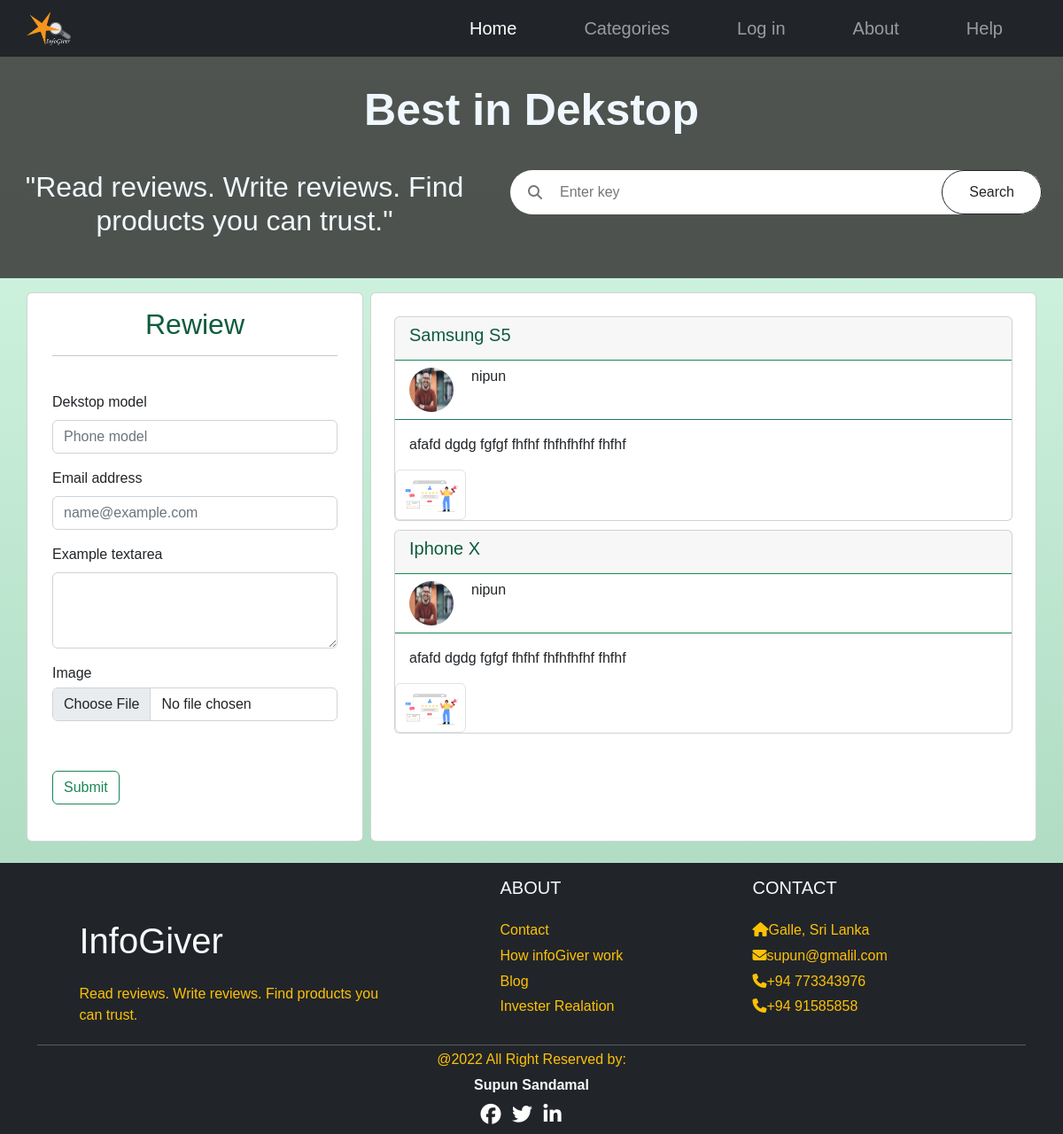
Page /PHP/search.php on the earlier database version.
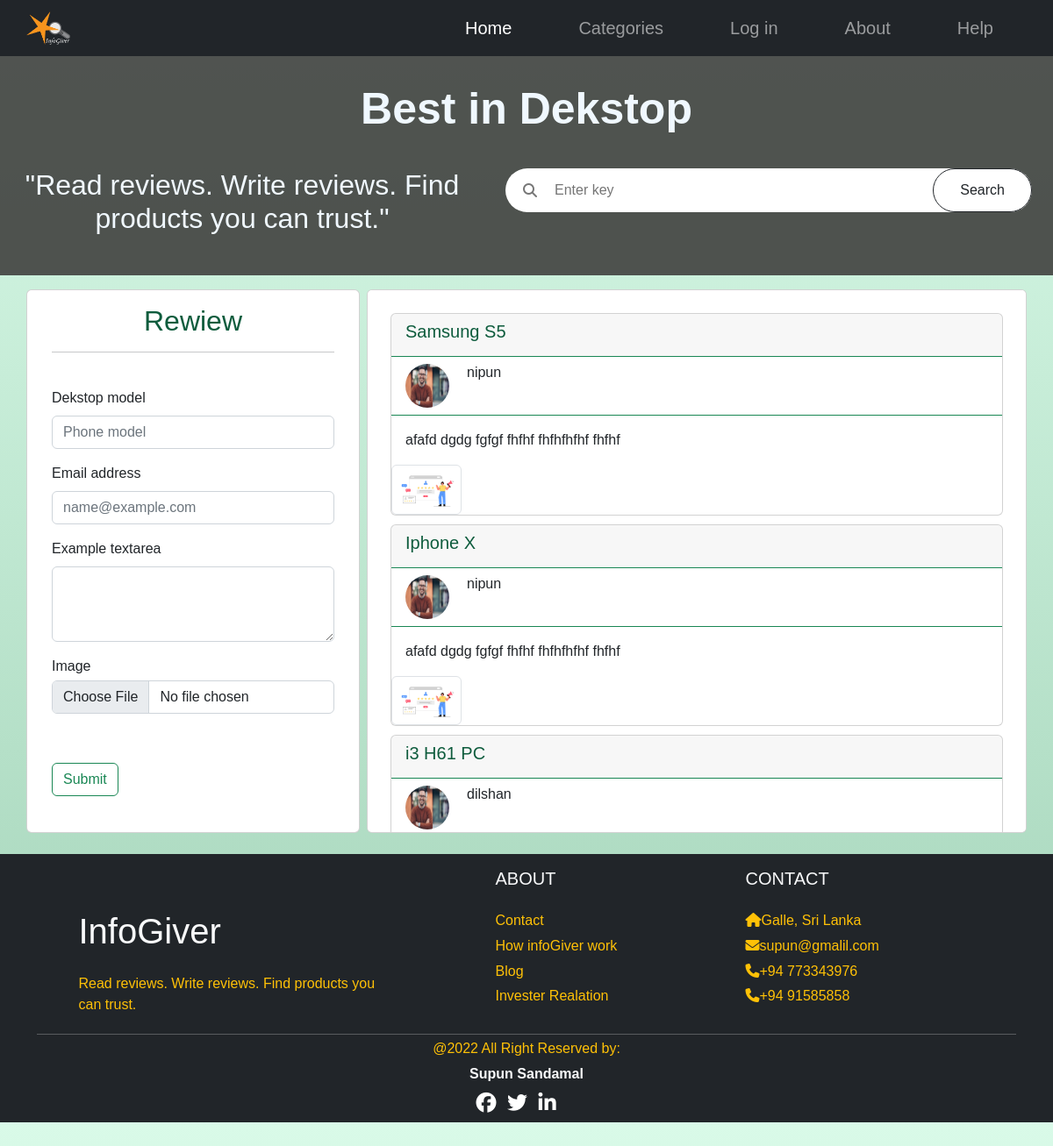
Same page on the later database version.
### tables this page shows
CREATE TABLE `item` (
  `item_id` int(11) NOT NULL,
  `item_name` varchar(50) DEFAULT NULL,
  `cate_id` int(11) DEFAULT NULL
);

CREATE TABLE `user` (
  `user_id` int(11) NOT NULL,
  `user_name` varchar(50) NOT NULL,
  `email` varchar(50) NOT NULL,
  `password` varchar(50) NOT NULL
);

CREATE TABLE `review` (
  `review_id` int(11) NOT NULL,
  `item_id` int(11) NOT NULL,
  `user_id` int(11) NOT NULL,
  `review_title` varchar(200) NOT NULL,
  `review_text` varchar(50) DEFAULT NULL
);

### PHP/search.php (the view, shortened to what this page needs)
<!DOCTYPE html>
<html lang="en">
<head>
    <link href="https://cdn.jsdelivr.net/npm/bootstrap@5.2.3/dist/css/bootstrap.min.css" rel="stylesheet">
    <link rel="stylesheet" href="../CSS/phone.css">
</head>
<?php
include "./conn.php";
?>
<body class="bodyco">
    <div class="container-fluid pata">
        <div class="row mt-6">
            <h1 class="hedp"><b>Best in Dekstop</b></h1>
            <div class="col">
                <h2 class="hed">"Read reviews. Write reviews. Find products you can trust."</h2>
            </div>
            <div class="col">
                <div class="container screan">
                    <form class="bar" method="post">
                        <i class="fas fa-search success"></i>
                        <input type="text" class="bare" placeholder="Enter key" name="key">
                        <button type="submit" class="btn btn-outline-dark " style="padding: 10px 30px; border-radius: 50px;" name="search">Search</button>
                    </form><br><br><br>
                </div>
            </div>
        </div>
    </div>
    <div class="container ">
        <div class="row mt-3">
            <div class="col-4">
                <div class="row">
                    <div class="card" style="height: 620px">
                        <div class="card-body">
                            <h2 class="card-title text-center tcolor">Rewiew</h2>
                            <hr>
                            <label for="exampleFormControlInput1" class="form-label mt-4">Dekstop model</label>
                            <input class="form-control" type="text" placeholder="Phone model" aria-label="Phone model">
                            <label for="exampleFormControlInput1" class="form-label mt-3">Email address</label>
                            <input type="email" class="form-control" id="exampleFormControlInput1" placeholder="name@example.com">
                            <label for="exampleFormControlTextarea1" class="form-label mt-3">Example textarea</label>
                            <textarea class="form-control" id="exampleFormControlTextarea1" rows="3"></textarea>
                            <div class="input-group mt-3">
                                <label for="exampleFormControlInput1" class="form-label">Image
                                    <input type="file" class="form-control mt-1" id="inputGroupFile02"></label>
                            </div>
                            <button type="submit" class="btn btn-outline-success mt-5">Submit</button>
                        </div>
                    </div>
                </div>
            </div>
            <div class="col ms-2">
                <div class="row ">
                    <div class="card scrol">
                        <div class="card-body">
                            <?php
                            $search_key = "";
                            $sql = "SELECT * FROM item JOIN review USING(item_id) JOIN category USING(cate_id) JOIN user USING(user_id) WHERE item_name LIKE '%$search_key%';";
                            $result = $con->query($sql);
                            if ($result->num_rows > 0) {
                                while ($row = $result->fetch_assoc()) {
                            ?>
                                    <div class="recard">
                                        <div class="card">
                                            <div class="card-header border-success">
                                                <h1 class="bphone tcolor"><?= $row['item_name'] ?></h1>
                                            </div>
                                            <div class="container card-header bg-transparent border-success bphone">
                                                <img src="../Image/profile.jpg" class="user">
                                                <h6 class="pro"><?= $row['user_name'] ?></h6>
                                            </div>
                                            <div class="card-body text-dark">
                                                <p class="card-text"><?= $row['review_text'] ?></p>
                                            </div>
                                            <img src="../Image/about.jpg" class="img-thumbnail" alt="..." width="80" height="80">
                                        </div>
                                    </div>
                            <?php
                                }
                            } ?>
                        </div>
                    </div>
                </div>
            </div>
        </div>
    </div>
    <br>
</body>
</html>

### CSS/phone.css (style rules this page uses)
* { margin: 0; padding: 0; font-family: sans-serif; }
.bodyco { background-image: linear-gradient(rgb(217, 250, 232), rgb(163, 211, 184)); }
.hed { text-align: left; color: aliceblue; }
.hedp { color: aliceblue; text-align: center; padding: 30px 30px; font-size: 50px; }
.recard { padding: 5px; }
.pata { background: rgba(47, 43, 43, 0.8); }
.user { width: 50px; height: 50px; border-radius: 50%; }
.bar { border-radius: 25px; }
form { background: #fff; width: 600px; height: 50px; display: flex; }
form .fa-search { align-self: center; padding: 10px 20px; color: #777; }
form input { flex: 1; border: none; outline: none; }
.bphone { display: flex; font-size: 20px; }
.pro { text-align: right; padding-left: 20px; }
.card.scrol { padding: 5px; height: 620px; overflow: auto; text-align: justify; }
.tcolor { color: rgb(14, 92, 61); }
.hed { text-align: center; }

Differences in the rows shown:
now on this page (row edited): item: item_name "i3 H61 PC", user.user_name "dilshan"
